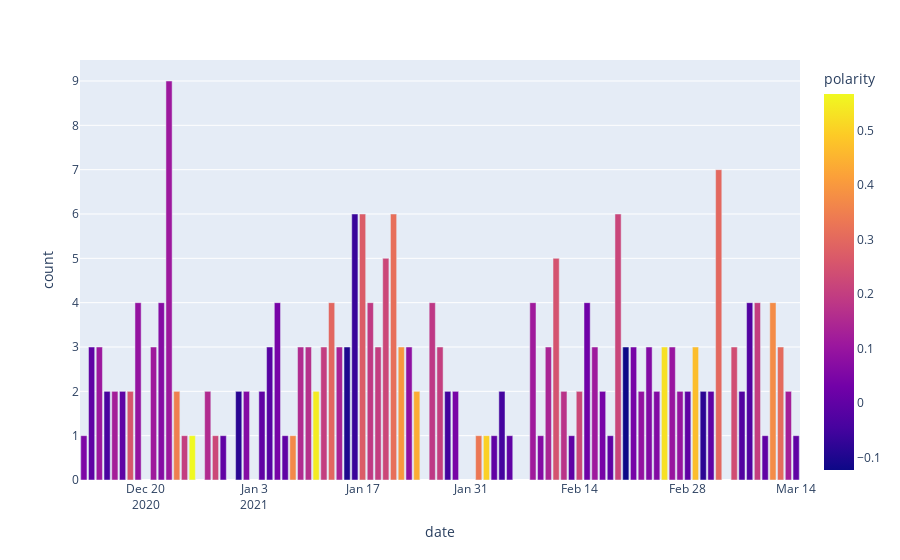

Here is the notebook cell this chart was saved with:
### Code cell
import plotly.express as px
fig = px.bar(pfizy_timeline, x='date', y='count', color='polarity')
fig.show()
